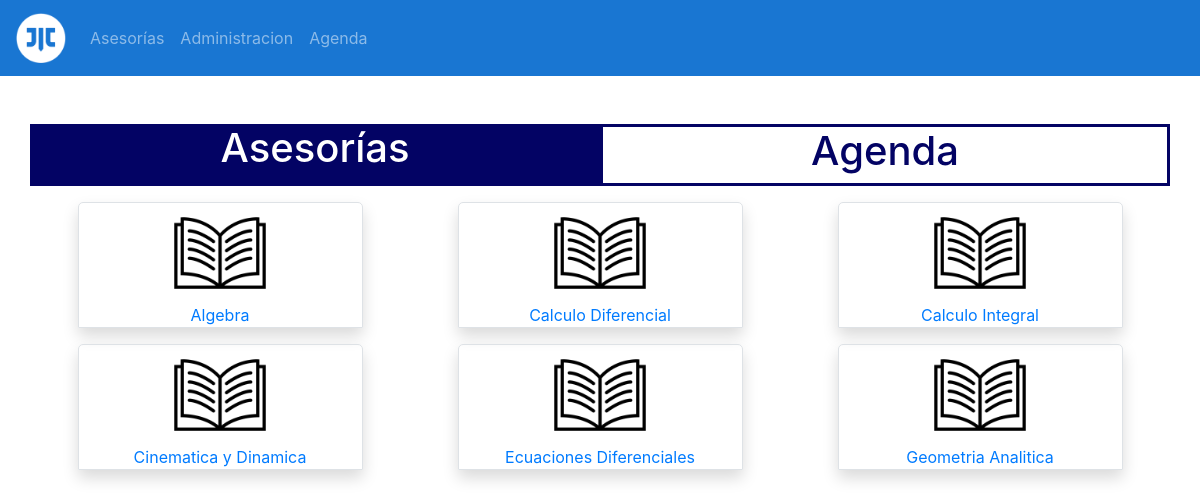
Before: /source/ver_asesorias.php with the older database file.
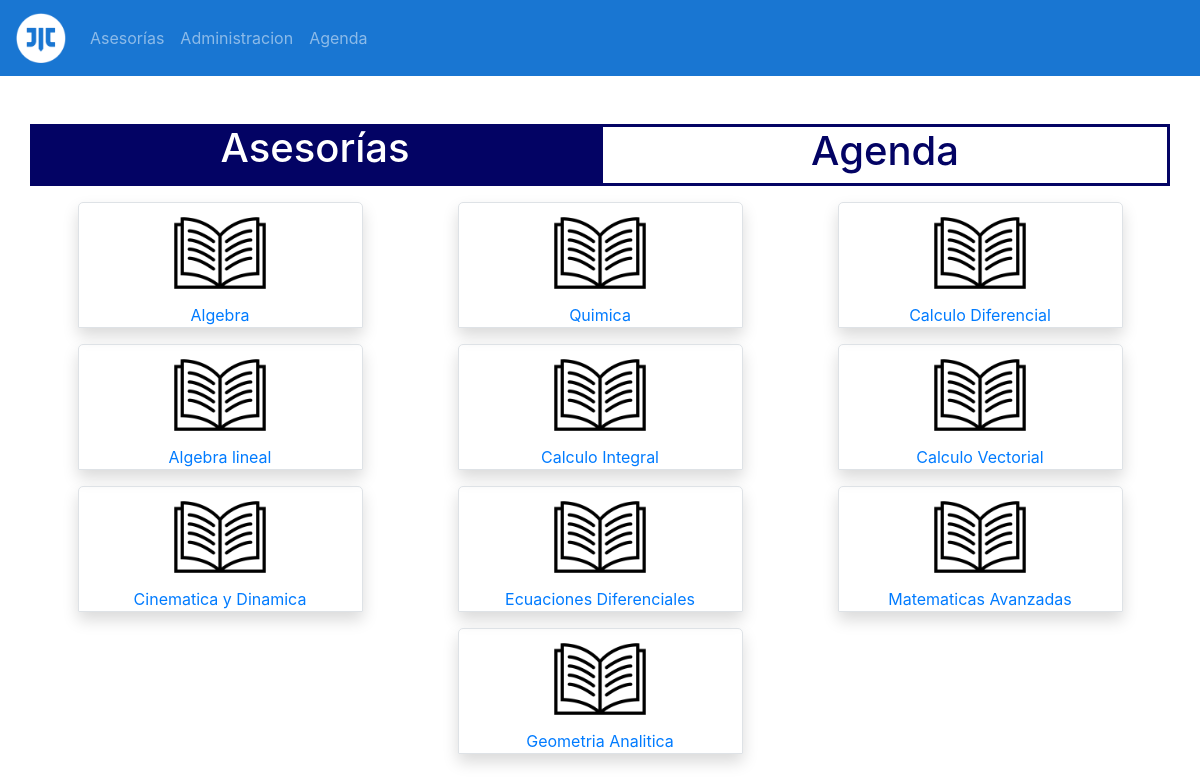
After: the same page with the newer database file.
### tables this page shows
CREATE TABLE `clase` (
  `id_asig` int(80) NOT NULL,
  `nombre_asig` varchar(200) NOT NULL,
  `semstre_asig` int(80) NOT NULL
);

### source/ver_asesorias.php (the view, shortened to what this page needs)
<!DOCTYPE html>
<html>
    <head>
        <link rel="stylesheet" type="text/css" href="../css/bootstrap.css">
        <link rel="stylesheet" type="text/css" href="../css_javerim/javerim_style.css">
    </head>
    <body>
   <nav class="navbar navbar-expand-lg navbar-dark" style="background-color: #1976D2;">
          <a class="navbar-brand" href="#">
            <img src="../img/iconos/javerim.ico" width="50" height="50" alt="javerin_ico">
          </a>
          <div class="collapse navbar-collapse" id="opciones">
            <ul class="navbar-nav">
              <li class="nav-item">
                <a class="nav-link " href="ver_asesorias.php">Asesorías</a>
              </li>
              <li class="nav-item">
                <a class="nav-link" href="Administracion.php">Administracion</a>
              </li>
              <li class="nav-item">
                <a class="nav-link" href="agenda.php">Agenda</a>
              </li>
            </ul>
          </div>
        </nav>
        <br><br>
        <div class="container">
          <div class="row">
            <div class="col-6 titulo-act text-center">
              <a href="ver_asesorias.php"><h1 class="text-act">Asesorías</h1></a>
            </div>
            <div class="col-6 titulo-nac text-center">
              <a href="agenda.php"><h1 class="text-nac">Agenda</h1></a>
            </div>
          </div>
        </div>
  <?php
    try {
      $servername = "localhost";
      $username = "root";
      $password = "";
      $dbname = "javerim";
          $conn = new PDO("mysql:host=$servername;dbname=$dbname", $username, $password);
          $conn->setAttribute(PDO::ATTR_ERRMODE, PDO::ERRMODE_EXCEPTION);
          $stmt = $conn->prepare("SELECT nombre_asig, id_asig FROM clase");
          $stmt->execute();
          $resultado =$stmt->fetchAll();
          }
    catch(PDOException $e) {
      echo "Error: " . $e->getMessage();
    }
  ?>
          <div class="container">
            <div class="row justify-content-around">
                <?php
                $depName = ' ';
                foreach ($resultado as $dato):
                  if($depName != $dato['nombre_asig']){ ?>
                  <div class="col-sm-3 mt-3 ml-3 mr-3 border shadow text-center cartas">
                    <a href="tabla_asesores.php?nomMat=<?php echo $dato['nombre_asig'] ?>&idclass=<?php echo $dato['id_asig']?>">
                      <img src="../img/iconos/libros.png" height="100" alt="materias">
                      <br>
                      <?php echo $dato['nombre_asig'] ?> <br>
                    </a>
                  </div>
                  <?php
                  }
                    $depName = $dato['nombre_asig'];
                  ?>
                <?php endforeach ?>
            </div>
          </div>
    </body>
</html>

Changed rows visible on the page:
now on this page (row edited): clase: nombre_asig "Quimica"
now on this page (row edited): clase: nombre_asig "Algebra lineal"
now on this page (row edited): clase: nombre_asig "Calculo Vectorial"
now on this page (row edited): clase: nombre_asig "Matematicas Avanzadas"
